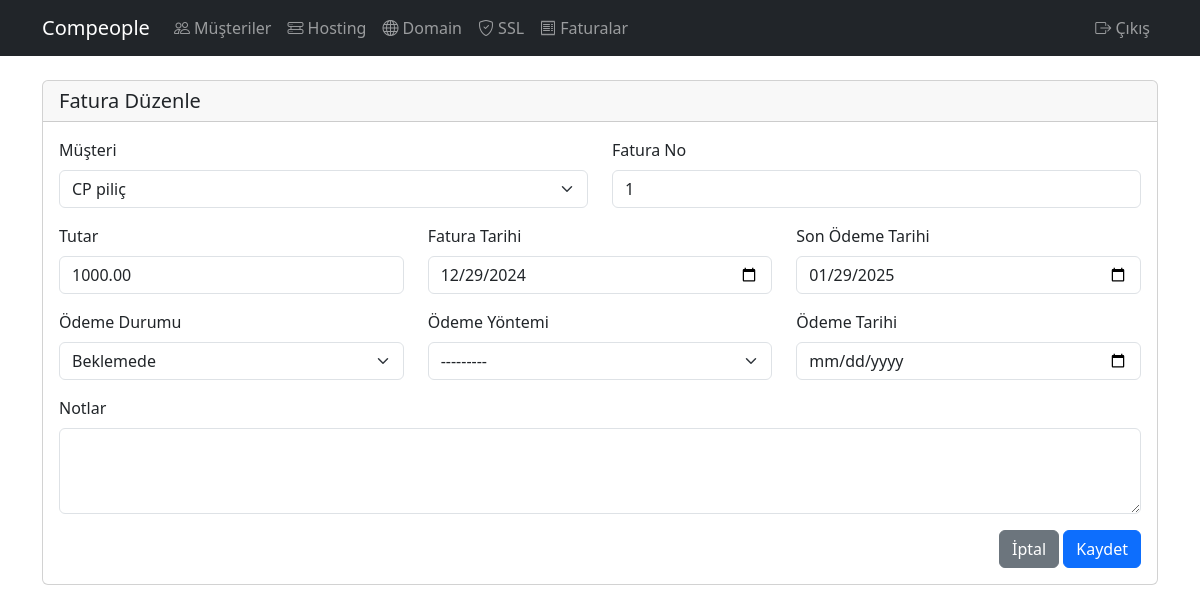
/invoices/1/edit/ (signed in), run on the app's committed database.
### customers/models.py (models this page shows, shortened)
class Invoice(models.Model):
    PAYMENT_STATUS = [
        ('paid', 'Ödendi'),
        ('pending', 'Beklemede'),
        ('overdue', 'Gecikmiş'),
    ]
    PAYMENT_METHODS = [
        ('bank_transfer', 'Banka Havalesi'),
        ('credit_card', 'Kredi Kartı'),
        ('other', 'Diğer'),
    ]
    customer = models.ForeignKey(Customer, on_delete=models.CASCADE, verbose_name='Müşteri')
    invoice_number = models.CharField(max_length=50, unique=True, verbose_name='Fatura No')
    description = models.TextField(verbose_name='Açıklama')
    amount = models.DecimalField(max_digits=10, decimal_places=2, verbose_name='Tutar')
    issue_date = models.DateField(verbose_name='Fatura Tarihi')
    due_date = models.DateField(verbose_name='Son Ödeme Tarihi')
    payment_status = models.CharField(max_length=10, choices=PAYMENT_STATUS, default='pending', verbose_name='Ödeme Durumu')
    payment_date = models.DateField(null=True, blank=True, verbose_name='Ödeme Tarihi')
    payment_method = models.CharField(max_length=20, choices=PAYMENT_METHODS, null=True, blank=True, verbose_name='Ödeme Yöntemi')
    payment_notes = models.TextField(blank=True, null=True, verbose_name='Ödeme Notları')
    notes = models.TextField(blank=True, null=True, verbose_name='Notlar')
    class Meta:
        verbose_name = 'Fatura'
        verbose_name_plural = 'Faturalar'

### customers/views.py (the view)
# urls.py: path('invoices/<int:pk>/edit/', views.invoice_edit, name='invoice-edit'),
@login_required
def invoice_edit(request, pk):
    invoice = get_object_or_404(Invoice, pk=pk)
    if request.method == 'POST':
        form = InvoiceForm(request.POST, instance=invoice)
        if form.is_valid():
            form.save()
            messages.success(request, 'Fatura başarıyla güncellendi.')
            return redirect('customers:invoice-detail', pk=pk)
    else:
        form = InvoiceForm(instance=invoice)
    return render(request, 'customers/invoice_form.html', {'form': form, 'title': 'Fatura Düzenle'})

### customers/forms.py
class InvoiceForm(forms.ModelForm):
    class Meta:
        model = Invoice
        fields = ['customer', 'invoice_number', 'amount', 'issue_date', 'due_date',
                 'payment_status', 'payment_method', 'payment_date', 'notes']
        widgets = {
            'customer': forms.Select(attrs={'class': 'form-select'}),
            'invoice_number': forms.TextInput(attrs={'class': 'form-control'}),
            'amount': forms.NumberInput(attrs={'class': 'form-control'}),
            'issue_date': forms.DateInput(attrs={'class': 'form-control', 'type': 'date'}),
            'due_date': forms.DateInput(attrs={'class': 'form-control', 'type': 'date'}),
            'payment_status': forms.Select(attrs={'class': 'form-select'}),
            'payment_method': forms.Select(attrs={'class': 'form-select'}),
            'payment_date': forms.DateInput(attrs={'class': 'form-control', 'type': 'date'}),
            'notes': forms.Textarea(attrs={'class': 'form-control', 'rows': 3}),
        }

### customers/models.py (called while the page is built)
    def __str__(self):
        return self.company_name

### customers/templates/customers/invoice_form.html (shortened to what this page needs)
{% extends 'customers/base.html' %}
{% block content %}
<div class="card">
    <div class="card-header">
        <h5 class="card-title mb-0">{% if form.instance.pk %}Fatura Düzenle{% else %}Yeni Fatura{% endif %}</h5>
    </div>
    <div class="card-body">
        <form method="post">
            <div class="row">
                <div class="col-md-6 mb-3">
                    <label for="{{ form.customer.id_for_label }}" class="form-label">Müşteri</label>
                    {{ form.customer }}
                </div>
                <div class="col-md-6 mb-3">
                    <label for="{{ form.invoice_number.id_for_label }}" class="form-label">Fatura No</label>
                    {{ form.invoice_number }}
                </div>
            </div>
            <div class="row">
                <div class="col-md-4 mb-3">
                    <label for="{{ form.amount.id_for_label }}" class="form-label">Tutar</label>
                    {{ form.amount }}
                </div>
                <div class="col-md-4 mb-3">
                    <label for="{{ form.issue_date.id_for_label }}" class="form-label">Fatura Tarihi</label>
                    {{ form.issue_date }}
                </div>
                <div class="col-md-4 mb-3">
                    <label for="{{ form.due_date.id_for_label }}" class="form-label">Son Ödeme Tarihi</label>
                    {{ form.due_date }}
                </div>
            </div>
            <div class="row">
                <div class="col-md-4 mb-3">
                    <label for="{{ form.payment_status.id_for_label }}" class="form-label">Ödeme Durumu</label>
                    {{ form.payment_status }}
                </div>
                <div class="col-md-4 mb-3">
                    <label for="{{ form.payment_method.id_for_label }}" class="form-label">Ödeme Yöntemi</label>
                    {{ form.payment_method }}
                </div>
                <div class="col-md-4 mb-3">
                    <label for="{{ form.payment_date.id_for_label }}" class="form-label">Ödeme Tarihi</label>
                    {{ form.payment_date }}
                </div>
            </div>
            <div class="mb-3">
                <label for="{{ form.notes.id_for_label }}" class="form-label">Notlar</label>
                {{ form.notes }}
            </div>
            <div class="text-end">
                <a href="{% url 'customers:invoice-list' %}" class="btn btn-secondary">İptal</a>
                <button type="submit" class="btn btn-primary">Kaydet</button>
            </div>
        </form>
    </div>
</div>
{% endblock %}

### data on the page
Invoice: customer "CP piliç", invoice_number "1", amount "1000.00", issue_date "12/29/2024", due_date "01/29/2025", payment_status "Beklemede", payment_method "---------"
